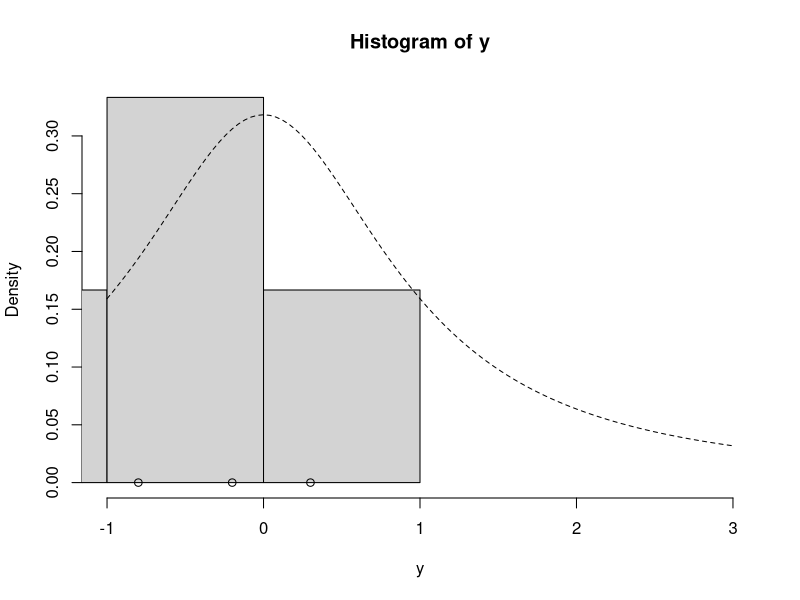
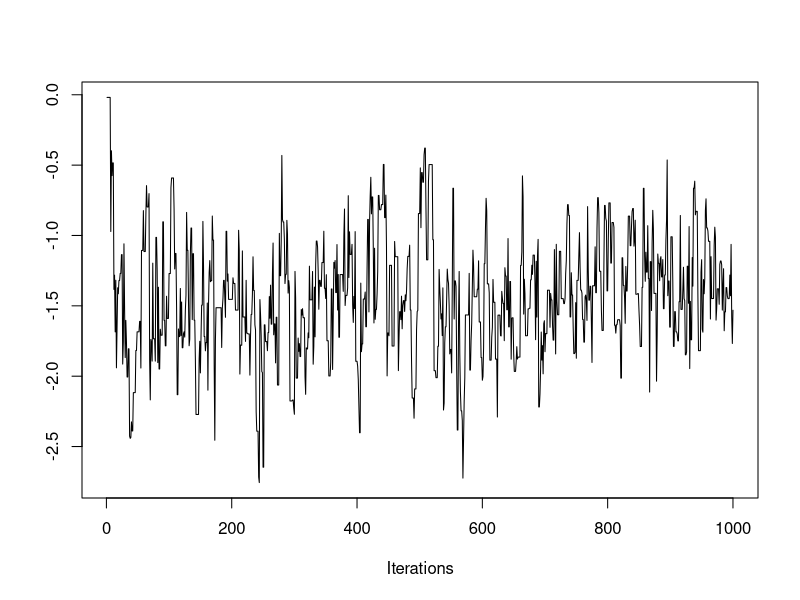

The R source for these figures, in order:
lg = function(mu, n, ybar) {
  mu2 = mu^2
  n * (ybar * mu - mu2 / 2.0) - log(1 + mu2)
}


mh = function(n, ybar, n_iter, mu_init, cand_sd) {
  ## Random-Walk Metropolis-Hastings algorithm
  
  ## step 1, initialize
  mu_out = numeric(n_iter)
  accpt = 0
  mu_now = mu_init
  lg_now = lg(mu=mu_now, n=n, ybar=ybar)
  
  ## step 2, iterate
  for (i in 1:n_iter) {
    ## step 2a
    mu_cand = rnorm(n=1, mean=mu_now, sd=cand_sd) # draw a candidate
    
    ## step 2b
    lg_cand = lg(mu=mu_cand, n=n, ybar=ybar) # evaluate log of g with the candidate
    lalpha = lg_cand - lg_now # log of acceptance ratio
    alpha = exp(lalpha)
    
    ## step 2c
    u = runif(1) # draw a uniform variable which will be less than alpha with probability min(1, alpha)
    if (u < alpha) { # then accept the candidate
      mu_now = mu_cand
      accpt = accpt + 1 # to keep track of acceptance
      lg_now = lg_cand
    }
    
    ## collect results
    mu_out[i] = mu_now # save this iteration's value of mu
  }
  
  ## return a list of output
  list(mu=mu_out, accpt=accpt/n_iter)
}




y = c(-0.2, -1.5, -5.3, 0.3, -0.8, -2.2)
ybar = mean(y)
n = length(y)
hist(y, freq=FALSE, xlim=c(-1.0, 3.0)) # histogram of the data
curve(dt(x=x, df=1), lty=2, add=TRUE) # prior for mu
points(y, rep(0,n), pch=1) # individual data points
points(ybar, 0, pch=19) # sample mean




set.seed(43) # set the random seed for reproducibility
post = mh(n=n, ybar=ybar, n_iter=1e3, mu_init=0.0, cand_sd=0.5)
str(post)


library("coda")
traceplot(as.mcmc(post$mu))


